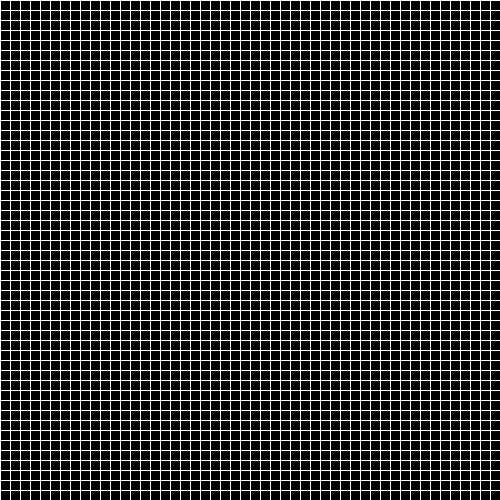
Frame 1 (no input)
Frame 60 (the mouse pressed at the canvas centre just before this capture): identical to frame 1, image omitted
Frame 120 (the mouse held since frame 60 and released just before this capture): identical to frame 1, image omitted

The Processing sketch that drew this single still picture (run headless with seeded random() and noise(); from frame 60 on, the mouse is pressed at the canvas centre):

// Processing sketch: sketch_11_bucles
// ── sketch_11_bucles.pde
/*
Un bucle for nos permite ejecutar una operación repetitiva dentro de un rango ahorrándonos líneas de código
Por ejemplo, dibujar una malla
*/

int gap = 10;

void setup(){
  size(500, 500);
}

void draw(){
  background(0);
  stroke(255);
  
  /*
  La estructura es la siguiente:
  for (inicialización; comprobación; update){
    operación 
  }
  
  Inicializamos la variable, puede ser en 0 o en otro valor
  Comprobación, mientras la variable sea menor que...
  La variable se suma a otro valor, que en este caso es otra variable la cual podemos modificar
  i valdría, 0, 10, 20, 30, 40...hasta llegar a width, que en este caso es 500
  */
  
  //Los bucles podemos anidarlos:
  
  for(int i = 0; i < width; i = i + gap){
    for(int j = 0; j < height; j = j + gap){
      line(i, 0, i, height ); //lineas verticales
      line(0, j, width, j); //lineas horizontales
    }
  }
  
  //Por ejemplo, la variable gap se podría modificar:
  
  //gap = int(map(mouseX, 0, width, 5, 100));

}
